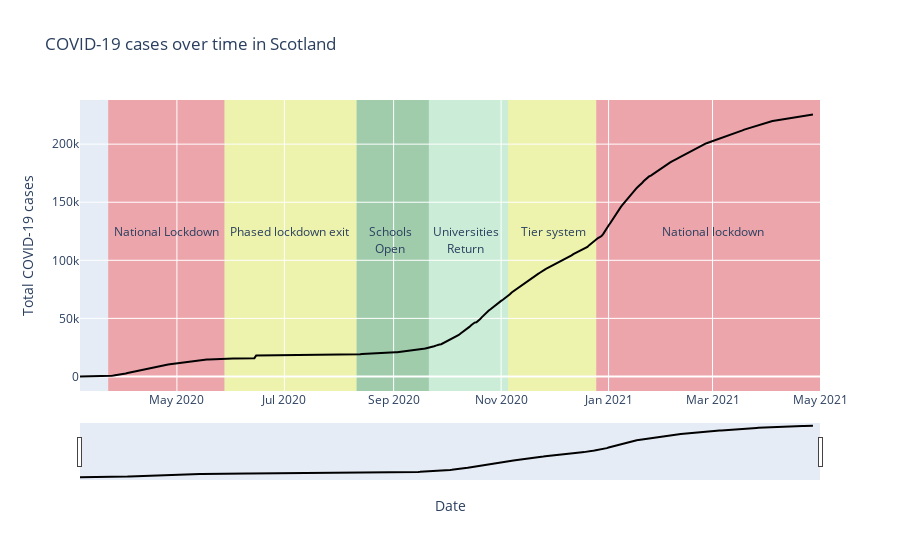

This figure's notebook cell:
### Markdown cell above
The trends in cases of COVID-19 have been largely consistent across the various health boards. There have been three time periods in which the infection rate was high and case numbers grew rapidly; shortly after the first cases were reported, between September and November, and around Christmas 2020. The plot bellow highlights different periods of time in which specific measures were implemented and lifted in response to the spread of the virus, across Scotland as a whole.

### Code cell
import plotly.graph_objects as go

fig = go.Figure()

fig.add_trace(go.Scatter(x=scot_data["Date notified"],
                          y=scot_data["Scotland"], line={"color":"black",
                                                         "width": 2}))

fig.add_vrect(x0="2020-03-23", x1="2020-05-28", 
              fillcolor="Red", opacity=0.3, layer="below", line_width=0)

fig.add_vrect(x0="2020-05-28", x1="2020-08-11", 
              fillcolor="Yellow", opacity=0.3, layer="below", line_width=0)

fig.add_vrect(x0="2020-08-11", x1="2020-09-21", 
              fillcolor="Green", opacity=0.3, layer="below", line_width=0)

fig.add_vrect(x0="2020-09-21", x1="2020-11-05", 
              fillcolor="LightGreen", opacity=0.3, layer="below", line_width=0)

fig.add_vrect(x0="2020-11-05", x1="2020-12-25", 
              fillcolor="Yellow", opacity=0.3, layer="below", line_width=0)

fig.add_vrect(x0="2020-12-25", x1="2021-05-01", 
              fillcolor="Red", opacity=0.3, layer="below", line_width=0)



fig.add_annotation(x="2020-04-25", y='125000', text="National Lockdown", showarrow=False)
fig.add_annotation(x="2020-07-04", y='125000', text="Phased lockdown exit", showarrow=False)
fig.add_annotation(x="2020-08-30", y='125000', text="Schools", showarrow=False)
fig.add_annotation(x="2020-08-30", y='110000', text="Open", showarrow=False)
fig.add_annotation(x="2020-10-12", y='125000', text="Universities", showarrow=False)
fig.add_annotation(x="2020-10-12", y='110000', text="Return", showarrow=False)
fig.add_annotation(x="2020-12-01", y='125000', text="Tier system", showarrow=False)
fig.add_annotation(x="2021-03-01", y='125000', text="National lockdown", showarrow=False)

fig.update_layout(title="COVID-19 cases over time in Scotland",
                  yaxis_title="Total COVID-19 cases", xaxis_title="Date")

fig.update_xaxes(rangeslider_visible=True)

fig.show()

### Figure 1 — Plotly figure (JSON) as saved in the notebook; plotly's stock layout.template omitted (floating-point values rounded to 4 significant figures; data arrays with more than 128 entries replaced by an {"elided": "..."} marker saying what was removed)
{"data": [{"line": {"color": "black", "width": 2}, "type": "scatter", "x": {"elided": "417 str values"}, "y": {"elided": "417 int values"}}], "layout": {"annotations": [{"showarrow": false, "text": "National Lockdown", "x": "2020-04-25", "y": "125000"}, {"showarrow": false, "text": "Phased lockdown exit", "x": "2020-07-04", "y": "125000"}, {"showarrow": false, "text": "Schools", "x": "2020-08-30", "y": "125000"}, {"showarrow": false, "text": "Open", "x": "2020-08-30", "y": "110000"}, {"showarrow": false, "text": "Universities", "x": "2020-10-12", "y": "125000"}, {"showarrow": false, "text": "Return", "x": "2020-10-12", "y": "110000"}, {"showarrow": false, "text": "Tier system", "x": "2020-12-01", "y": "125000"}, {"showarrow": false, "text": "National lockdown", "x": "2021-03-01", "y": "125000"}], "shapes": [{"fillcolor": "Red", "layer": "below", "line": {"width": 0}, "opacity": 0.3, "type": "rect", "x0": "2020-03-23", "x1": "2020-05-28", "xref": "x", "y0": 0, "y1": 1, "yref": "y domain"}, {"fillcolor": "Yellow", "layer": "below", "line": {"width": 0}, "opacity": 0.3, "type": "rect", "x0": "2020-05-28", "x1": "2020-08-11", "xref": "x", "y0": 0, "y1": 1, "yref": "y domain"}, {"fillcolor": "Green", "layer": "below", "line": {"width": 0}, "opacity": 0.3, "type": "rect", "x0": "2020-08-11", "x1": "2020-09-21", "xref": "x", "y0": 0, "y1": 1, "yref": "y domain"}, {"fillcolor": "LightGreen", "layer": "below", "line": {"width": 0}, "opacity": 0.3, "type": "rect", "x0": "2020-09-21", "x1": "2020-11-05", "xref": "x", "y0": 0, "y1": 1, "yref": "y domain"}, {"fillcolor": "Yellow", "layer": "below", "line": {"width": 0}, "opacity": 0.3, "type": "rect", "x0": "2020-11-05", "x1": "2020-12-25", "xref": "x", "y0": 0, "y1": 1, "yref": "y domain"}, {"fillcolor": "Red", "layer": "below", "line": {"width": 0}, "opacity": 0.3, "type": "rect", "x0": "2020-12-25", "x1": "2021-05-01", "xref": "x", "y0": 0, "y1": 1, "yref": "y domain"}], "title": {"text": "COVID-19 cases over time in Scotland"}, "xaxis": {"rangeslider": {"visible": true}, "title": {"text": "Date"}}, "yaxis": {"title": {"text": "Total COVID-19 cases"}}}}
